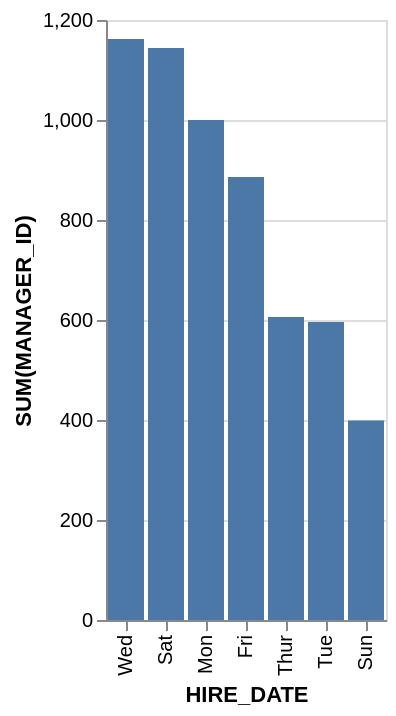

The Vega-Lite source for this figure:
### Vega-Lite specification from a JSON file in a GitHub repository (floating-point values rounded to 4 significant figures)
{"data": {"values": [{"x_data": "Wed", "y_data": 1162}, {"x_data": "Sat", "y_data": 1144}, {"x_data": "Mon", "y_data": 1000}, {"x_data": "Fri", "y_data": 886}, {"x_data": "Thur", "y_data": 606}, {"x_data": "Tue", "y_data": 596}, {"x_data": "Sun", "y_data": 399}]}, "mark": "bar", "encoding": {"x": {"field": "x_data", "type": "nominal", "title": "HIRE_DATE", "sort": {"op": "sum", "field": "y_data", "order": "descending"}}, "y": {"field": "y_data", "type": "quantitative", "title": "SUM(MANAGER_ID)"}}}
